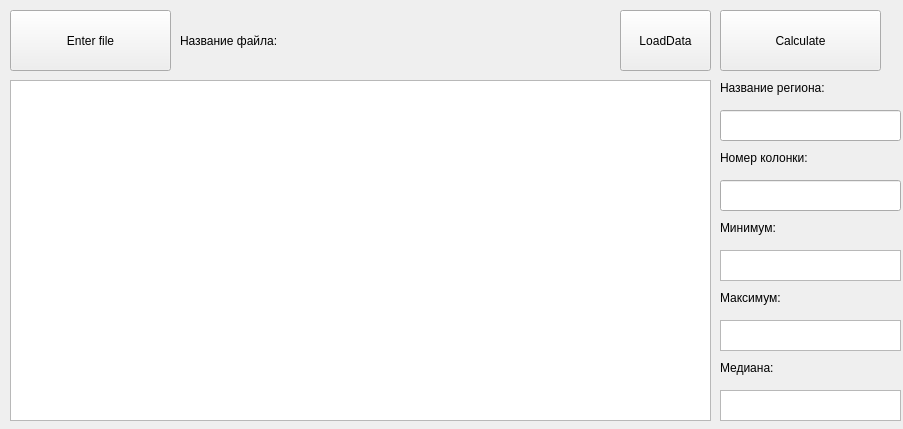
<?xml version="1.0" encoding="UTF-8"?>
<ui version="4.0">
 <class>MainWindow</class>
 <widget class="QMainWindow" name="MainWindow">
  <property name="geometry">
   <rect>
    <x>0</x>
    <y>0</y>
    <width>903</width>
    <height>429</height>
   </rect>
  </property>
  <property name="windowTitle">
   <string>MainWindow</string>
  </property>
  <widget class="QWidget" name="centralwidget">
   <widget class="QTableWidget" name="tableWidget">
    <property name="geometry">
     <rect>
      <x>10</x>
      <y>80</y>
      <width>701</width>
      <height>341</height>
     </rect>
    </property>
   </widget>
   <widget class="QPushButton" name="pushButtonAddFile">
    <property name="geometry">
     <rect>
      <x>10</x>
      <y>10</y>
      <width>161</width>
      <height>61</height>
     </rect>
    </property>
    <property name="text">
     <string>Enter file</string>
    </property>
   </widget>
   <widget class="QPushButton" name="pushButtonCalc">
    <property name="geometry">
     <rect>
      <x>720</x>
      <y>10</y>
      <width>161</width>
      <height>61</height>
     </rect>
    </property>
    <property name="text">
     <string>Calculate</string>
    </property>
   </widget>
   <widget class="QLineEdit" name="lineRegion">
    <property name="geometry">
     <rect>
      <x>720</x>
      <y>110</y>
      <width>181</width>
      <height>31</height>
     </rect>
    </property>
   </widget>
   <widget class="QLineEdit" name="lineColumn">
    <property name="geometry">
     <rect>
      <x>720</x>
      <y>180</y>
      <width>181</width>
      <height>31</height>
     </rect>
    </property>
   </widget>
   <widget class="QLabel" name="label1">
    <property name="geometry">
     <rect>
      <x>720</x>
      <y>80</y>
      <width>111</width>
      <height>16</height>
     </rect>
    </property>
    <property name="text">
     <string>Название региона:</string>
    </property>
   </widget>
   <widget class="QLabel" name="label2">
    <property name="geometry">
     <rect>
      <x>720</x>
      <y>150</y>
      <width>101</width>
      <height>16</height>
     </rect>
    </property>
    <property name="text">
     <string>Номер колонки:</string>
    </property>
   </widget>
   <widget class="QLabel" name="label3">
    <property name="geometry">
     <rect>
      <x>720</x>
      <y>220</y>
      <width>101</width>
      <height>16</height>
     </rect>
    </property>
    <property name="text">
     <string>Минимум:</string>
    </property>
   </widget>
   <widget class="QTextEdit" name="textMin">
    <property name="geometry">
     <rect>
      <x>720</x>
      <y>250</y>
      <width>181</width>
      <height>31</height>
     </rect>
    </property>
   </widget>
   <widget class="QLabel" name="label4">
    <property name="geometry">
     <rect>
      <x>720</x>
      <y>290</y>
      <width>101</width>
      <height>16</height>
     </rect>
    </property>
    <property name="text">
     <string>Максимум:</string>
    </property>
   </widget>
   <widget class="QTextEdit" name="textMax">
    <property name="geometry">
     <rect>
      <x>720</x>
      <y>320</y>
      <width>181</width>
      <height>31</height>
     </rect>
    </property>
   </widget>
   <widget class="QLabel" name="label5">
    <property name="geometry">
     <rect>
      <x>720</x>
      <y>360</y>
      <width>101</width>
      <height>16</height>
     </rect>
    </property>
    <property name="text">
     <string>Медиана:</string>
    </property>
   </widget>
   <widget class="QTextEdit" name="textIntermediate">
    <property name="geometry">
     <rect>
      <x>720</x>
      <y>390</y>
      <width>181</width>
      <height>31</height>
     </rect>
    </property>
   </widget>
   <widget class="QLabel" name="labelFileName">
    <property name="geometry">
     <rect>
      <x>180</x>
      <y>20</y>
      <width>351</width>
      <height>41</height>
     </rect>
    </property>
    <property name="text">
     <string>Название файла:</string>
    </property>
   </widget>
   <widget class="QPushButton" name="pushButtonLoadData">
    <property name="geometry">
     <rect>
      <x>620</x>
      <y>10</y>
      <width>91</width>
      <height>61</height>
     </rect>
    </property>
    <property name="text">
     <string>LoadData</string>
    </property>
   </widget>
  </widget>
 </widget>
 <resources/>
 <connections/>
</ui>
